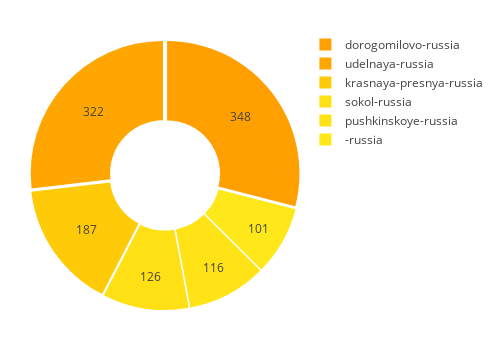

The notebook cell this image was saved under:
### Code cell
import matplotlib

areas_df = pd.DataFrame([[x[0], x[2]] for x in loc_file], columns=["id", "area"])

areas = list(set(areas_df['area']))

area_cn = [np.sum(areas_df['area']==area) for area in areas]

n_top = 6
top_areas = sorted(zip(areas, area_cn), key = lambda x: x[1], reverse=True)[:n_top]

wide1 = 1.0
hole1 = 0.4

colormap_name="Wistia"
colormap = matplotlib.cm.get_cmap(colormap_name)
chart_values = [x[1] for x in top_areas]
norm_val = (np.array(chart_values) - np.min(chart_values)) / (np.max(chart_values) - np.min(chart_values))
norm_val = norm_val/2+0.25
pieces_colors = list(map(lambda x: matplotlib.colors.rgb2hex(colormap(x)), norm_val))

data = [
    go.Pie(
      values= [x[1] for x in top_areas],
      labels= [x[0] for x in top_areas],
      domain= dict(x=[0.5-wide1/2, 0.5+wide1/2]),
      name= "day+night",
      hoverinfo="label+percent",
      textinfo='value', 
      hole= hole1,
    marker=dict(colors=pieces_colors), pull=.02)
]

layout = go.Layout(showlegend=True,height=350, width=500,
                  margin=go.layout.Margin(l=30, r=30, t=30, b=30))
fig = go.Figure(data=data, layout=layout)
py.iplot(fig, show_link=False)

### Figure 1 — Plotly figure (JSON) as saved in the notebook; plotly's stock layout.template omitted (floating-point values rounded to 4 significant figures)
{"data": [{"domain": {"x": [0, 1]}, "hole": 0.4, "hoverinfo": "label+percent", "labels": ["dorogomilovo-russia", "udelnaya-russia", "krasnaya-presnya-russia", "sokol-russia", "pushkinskoye-russia", "-russia"], "marker": {"colors": ["#ffa000", "#ffa600", "#ffca08", "#ffe015", "#ffe317", "#ffe81a"]}, "name": "day+night", "pull": 0.02, "textinfo": "value", "type": "pie", "uid": "a4593e62-c2f2-11e8-b599-3c15c2cf2370", "values": [348, 322, 187, 126, 116, 101]}], "layout": {"height": 350, "margin": {"b": 30, "l": 30, "r": 30, "t": 30}, "showlegend": true, "width": 500}}
